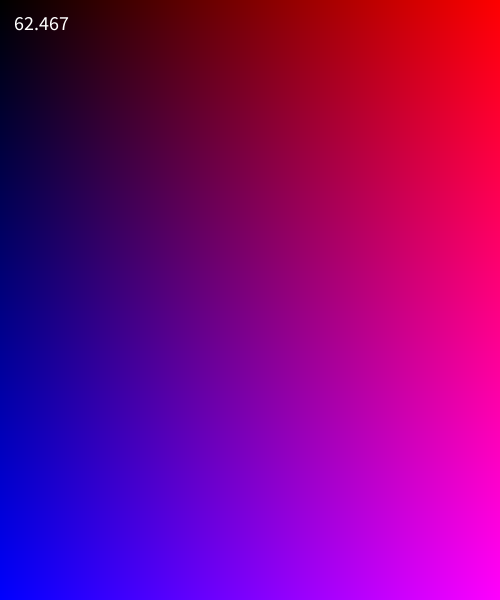
Frame 1 (no input)
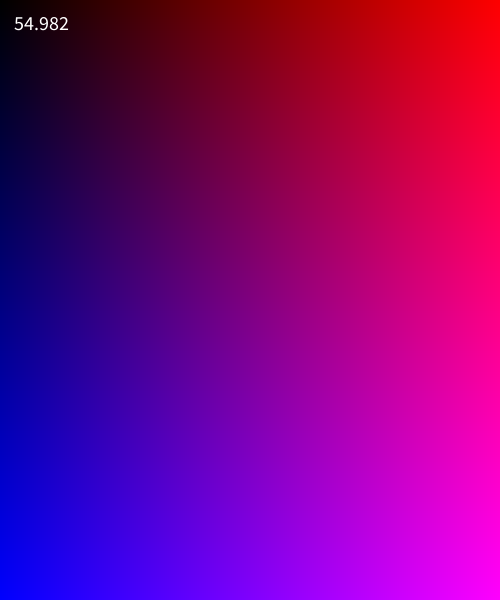
Frame 60 (the mouse pressed at the canvas centre just before this capture)
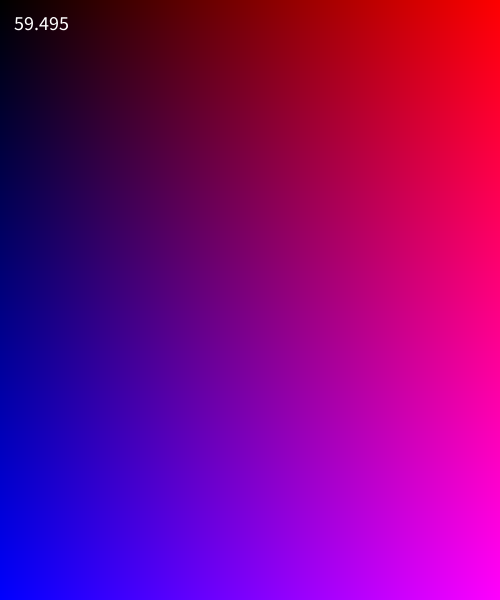
Frame 120 (the mouse held since frame 60 and released just before this capture)

The Processing sketch that drew these frames (run headless with seeded random() and noise(); from frame 60 on, the mouse is pressed at the canvas centre):

// Processing sketch: w04_06_pixels_createImage_gradation_xy
// ── w04_06_pixels_createImage_gradation_xy.pde
// IMA NYU Shanghai
// Kinetic Interfaces
// MOQN
// Feb 12 2018

PImage img;

void setup() {
  size(500, 600);
  noStroke();

  img = createImage(width, height, RGB); // ARGB
}


void draw() {
  background(0);

  int index = 0;
  img.loadPixels();
  for (int y = 0; y < img.height; y++) {
    for (int x = 0; x < img.width; x++) {
      
      float r = map(x, 0, img.width, 0, 255);
      float g = 0; //map(x, 0, img.width, 255, 0);
      float b = map(y, 0, img.height, 0, 255);
      img.pixels[index] = color(r, g, b);
      
      index++;
    }
  }
  img.updatePixels();

  image(img, 0, 0);

  textSize(20);
  text(frameRate, 10, 30);
}
